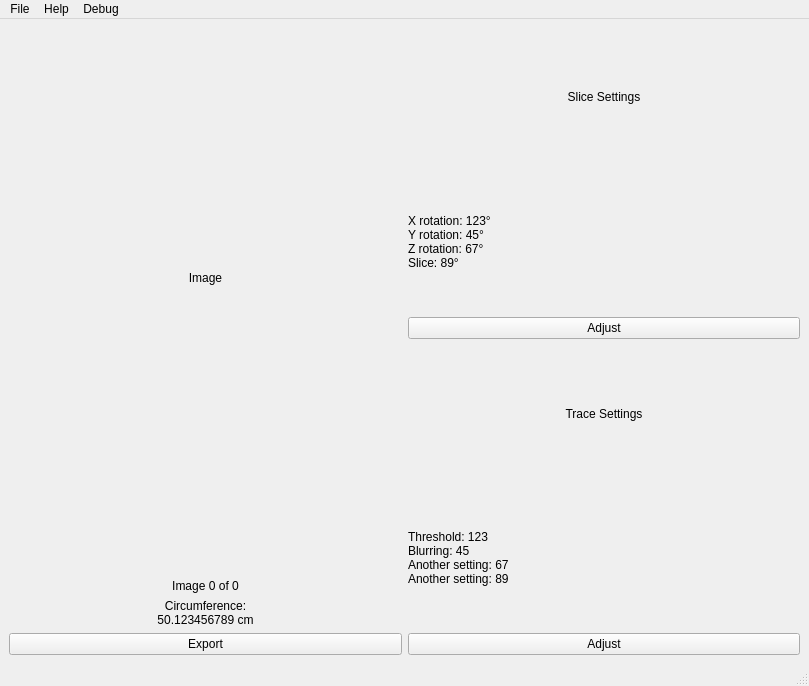
<?xml version="1.0" encoding="UTF-8"?>
<ui version="4.0">
 <class>MainWindow</class>
 <widget class="QMainWindow" name="MainWindow">
  <property name="geometry">
   <rect>
    <x>0</x>
    <y>0</y>
    <width>809</width>
    <height>686</height>
   </rect>
  </property>
  <property name="windowTitle">
   <string>MainWindow</string>
  </property>
  <widget class="QWidget" name="centralwidget">
   <layout class="QHBoxLayout" name="horizontalLayout">
    <item>
     <layout class="QVBoxLayout" name="verticalLayout">
      <item>
       <widget class="QLabel" name="image">
        <property name="minimumSize">
         <size>
          <width>0</width>
          <height>500</height>
         </size>
        </property>
        <property name="text">
         <string>Image</string>
        </property>
        <property name="scaledContents">
         <bool>true</bool>
        </property>
        <property name="alignment">
         <set>Qt::AlignCenter</set>
        </property>
       </widget>
      </item>
      <item>
       <spacer name="vertical_spacer">
        <property name="orientation">
         <enum>Qt::Vertical</enum>
        </property>
        <property name="sizeHint" stdset="0">
         <size>
          <width>20</width>
          <height>40</height>
         </size>
        </property>
       </spacer>
      </item>
      <item>
       <widget class="QLabel" name="image_num_label">
        <property name="text">
         <string>Image 0 of 0</string>
        </property>
        <property name="alignment">
         <set>Qt::AlignCenter</set>
        </property>
       </widget>
      </item>
      <item>
       <widget class="QLabel" name="circumference_label">
        <property name="text">
         <string>Circumference:
50.123456789 cm</string>
        </property>
        <property name="alignment">
         <set>Qt::AlignCenter</set>
        </property>
       </widget>
      </item>
      <item>
       <widget class="QPushButton" name="export_button">
        <property name="cursor">
         <cursorShape>ArrowCursor</cursorShape>
        </property>
        <property name="toolTip">
         <string>Export data as CSV.</string>
        </property>
        <property name="statusTip">
         <string>Export data as CSV.</string>
        </property>
        <property name="text">
         <string>Export</string>
        </property>
       </widget>
      </item>
     </layout>
    </item>
    <item>
     <layout class="QVBoxLayout" name="verticalLayout_2">
      <item>
       <widget class="QLabel" name="slice_settings_label">
        <property name="text">
         <string>Slice Settings</string>
        </property>
        <property name="alignment">
         <set>Qt::AlignCenter</set>
        </property>
       </widget>
      </item>
      <item>
       <widget class="QLabel" name="slice_settings_text">
        <property name="statusTip">
         <string>Slice settings selected from main window.</string>
        </property>
        <property name="text">
         <string>X rotation: 123°
Y rotation: 45°
Z rotation: 67°
Slice: 89°</string>
        </property>
       </widget>
      </item>
      <item>
       <widget class="QPushButton" name="adjust_slice_button">
        <property name="cursor">
         <cursorShape>ArrowCursor</cursorShape>
        </property>
        <property name="toolTip">
         <string>Go back to main window to adjust image settings.</string>
        </property>
        <property name="statusTip">
         <string>Go back to main window to adjust image settings.</string>
        </property>
        <property name="text">
         <string>Adjust</string>
        </property>
       </widget>
      </item>
      <item>
       <widget class="QLabel" name="trace_settings_label">
        <property name="text">
         <string>Trace Settings</string>
        </property>
        <property name="alignment">
         <set>Qt::AlignCenter</set>
        </property>
       </widget>
      </item>
      <item>
       <widget class="QLabel" name="trace_settings_text">
        <property name="text">
         <string>Threshold: 123
Blurring: 45
Another setting: 67
Another setting: 89</string>
        </property>
       </widget>
      </item>
      <item>
       <widget class="QPushButton" name="adjust_trace_button">
        <property name="cursor">
         <cursorShape>ArrowCursor</cursorShape>
        </property>
        <property name="toolTip">
         <string>Adjust trace settings.</string>
        </property>
        <property name="statusTip">
         <string>Adjust trace settings.</string>
        </property>
        <property name="text">
         <string>Adjust</string>
        </property>
       </widget>
      </item>
     </layout>
    </item>
   </layout>
  </widget>
  <widget class="QMenuBar" name="menubar">
   <property name="geometry">
    <rect>
     <x>0</x>
     <y>0</y>
     <width>809</width>
     <height>24</height>
    </rect>
   </property>
   <property name="nativeMenuBar">
    <bool>false</bool>
   </property>
   <widget class="QMenu" name="menu_file">
    <property name="title">
     <string>File</string>
    </property>
    <widget class="QMenu" name="action_export">
     <property name="toolTip">
      <string extracomment="Export slice data to CSV or to image format.">Export image data as CSV or export the image.</string>
     </property>
     <property name="statusTip">
      <string extracomment="Export slice data to CSV or to image format.">Export image data as CSV or export the image.</string>
     </property>
     <property name="title">
      <string>Export</string>
     </property>
     <addaction name="action_export_csv"/>
     <addaction name="separator"/>
     <addaction name="action_export_png"/>
     <addaction name="action_export_jpg"/>
     <addaction name="action_export_bmp"/>
     <addaction name="action_export_ppm"/>
     <addaction name="action_export_xbm"/>
     <addaction name="action_export_xpm"/>
    </widget>
    <addaction name="action_open"/>
    <addaction name="action_add_images"/>
    <addaction name="action_remove_image"/>
    <addaction name="action_export"/>
    <addaction name="action_exit"/>
   </widget>
   <widget class="QMenu" name="menu_help">
    <property name="title">
     <string>Help</string>
    </property>
    <addaction name="action_github"/>
    <addaction name="action_documentation"/>
   </widget>
   <widget class="QMenu" name="menu_debug">
    <property name="toolTip">
     <string>Tools for debugging.</string>
    </property>
    <property name="statusTip">
     <string>Tools for debugging.</string>
    </property>
    <property name="title">
     <string>Debug</string>
    </property>
    <addaction name="action_print_metadata"/>
    <addaction name="action_print_dimensions"/>
    <addaction name="action_print_properties"/>
   </widget>
   <addaction name="menu_file"/>
   <addaction name="menu_help"/>
   <addaction name="menu_debug"/>
  </widget>
  <widget class="QStatusBar" name="statusbar"/>
  <action name="action_open">
   <property name="enabled">
    <bool>false</bool>
   </property>
   <property name="text">
    <string>Open</string>
   </property>
   <property name="toolTip">
    <string extracomment="Select image(s) to be opened.">Select image(s) to be opened.</string>
   </property>
   <property name="statusTip">
    <string>Select image(s) to be opened.</string>
   </property>
   <property name="shortcut">
    <string>Ctrl+O</string>
   </property>
  </action>
  <action name="action_documentation">
   <property name="text">
    <string>Documentation</string>
   </property>
   <property name="toolTip">
    <string>Open documentation website in web browser.</string>
   </property>
   <property name="statusTip">
    <string>Open documentation website in web browser.</string>
   </property>
   <property name="shortcut">
    <string>Ctrl+D</string>
   </property>
  </action>
  <action name="action_exit">
   <property name="text">
    <string>Exit</string>
   </property>
   <property name="statusTip">
    <string>Exit.</string>
   </property>
   <property name="shortcut">
    <string>Ctrl+W</string>
   </property>
  </action>
  <action name="action_add_images">
   <property name="enabled">
    <bool>false</bool>
   </property>
   <property name="text">
    <string>Add Images</string>
   </property>
   <property name="toolTip">
    <string extracomment="Add images.">Add image(s) to the end of the list. No duplicates.</string>
   </property>
   <property name="statusTip">
    <string>Add image(s) to the end of the list. No duplicates.</string>
   </property>
   <property name="shortcut">
    <string>Ctrl+A</string>
   </property>
  </action>
  <action name="action_remove_image">
   <property name="enabled">
    <bool>false</bool>
   </property>
   <property name="text">
    <string>Remove Image</string>
   </property>
   <property name="toolTip">
    <string extracomment="Remove currently loaded image from the list. Does not delete the file from disk.">Remove currently displayed image from the list. Does not delete the file from disk.</string>
   </property>
   <property name="statusTip">
    <string extracomment="Remove images.">Remove currently displayed image from the list. Does not delete the file from disk.</string>
   </property>
   <property name="shortcut">
    <string>Ctrl+R</string>
   </property>
  </action>
  <action name="action_export_csv">
   <property name="text">
    <string>CSV</string>
   </property>
   <property name="toolTip">
    <string extracomment="Export slice data to CSV.">Export image data as CSV.</string>
   </property>
   <property name="statusTip">
    <string extracomment="Export slice data to CSV.">Export image data as CSV.</string>
   </property>
   <property name="shortcut">
    <string>Ctrl+E, Ctrl+C</string>
   </property>
  </action>
  <action name="action_export_png">
   <property name="text">
    <string>PNG</string>
   </property>
   <property name="toolTip">
    <string extracomment="Export slice as PNG.">Export slice as PNG.</string>
   </property>
   <property name="statusTip">
    <string extracomment="Export slice as PNG.">Export slice as PNG.</string>
   </property>
   <property name="shortcut">
    <string>Ctrl+E, Ctrl+P</string>
   </property>
  </action>
  <action name="action_export_jpg">
   <property name="text">
    <string>JPG</string>
   </property>
   <property name="toolTip">
    <string extracomment="Export slice as JPG.">Export slice as JPG.</string>
   </property>
   <property name="statusTip">
    <string extracomment="Export slice as JPG.">Export slice as JPG.</string>
   </property>
   <property name="shortcut">
    <string>Ctrl+E, Ctrl+J</string>
   </property>
  </action>
  <action name="action_export_bmp">
   <property name="text">
    <string>BMP</string>
   </property>
   <property name="toolTip">
    <string extracomment="Export slice as BMP.">Export slice as BMP.</string>
   </property>
   <property name="statusTip">
    <string extracomment="Export slice as BMP.">Export slice as BMP.</string>
   </property>
   <property name="shortcut">
    <string>Ctrl+E, Ctrl+B</string>
   </property>
  </action>
  <action name="action_export_ppm">
   <property name="text">
    <string>PPM</string>
   </property>
   <property name="toolTip">
    <string extracomment="Export slice as PPM.">Export slice as PPM.</string>
   </property>
   <property name="statusTip">
    <string extracomment="Export slice as PPM.">Export slice as PPM.</string>
   </property>
  </action>
  <action name="action_export_xbm">
   <property name="text">
    <string>XBM</string>
   </property>
   <property name="toolTip">
    <string extracomment="Export slice as XBM.">Export slice as XBM.</string>
   </property>
   <property name="statusTip">
    <string extracomment="Export slice as XBM.">Export slice as XBM.</string>
   </property>
  </action>
  <action name="action_export_xpm">
   <property name="text">
    <string>XPM</string>
   </property>
   <property name="toolTip">
    <string extracomment="Export slice as XPM.">Export slice as XPM.</string>
   </property>
   <property name="statusTip">
    <string extracomment="Export slice as XPM.">Export slice as XPM.</string>
   </property>
  </action>
  <action name="action_github">
   <property name="text">
    <string>GitHub</string>
   </property>
   <property name="toolTip">
    <string>Open GitHub website in web browser.</string>
   </property>
   <property name="statusTip">
    <string>Open GitHub website in web browser.</string>
   </property>
   <property name="shortcut">
    <string>Ctrl+G</string>
   </property>
  </action>
  <action name="action_print_metadata">
   <property name="text">
    <string>Print metadata</string>
   </property>
   <property name="toolTip">
    <string>Print metadata to terminal.</string>
   </property>
   <property name="statusTip">
    <string>Print metadata to terminal.</string>
   </property>
   <property name="shortcut">
    <string>Ctrl+P, Ctrl+M</string>
   </property>
  </action>
  <action name="action_print_dimensions">
   <property name="text">
    <string>Print dimensions</string>
   </property>
   <property name="toolTip">
    <string>Print dimensions of image to terminal.</string>
   </property>
   <property name="statusTip">
    <string>Print dimensions of image to terminal.</string>
   </property>
   <property name="shortcut">
    <string>Ctrl+P, Ctrl+S</string>
   </property>
  </action>
  <action name="action_print_properties">
   <property name="text">
    <string>Print properties</string>
   </property>
   <property name="toolTip">
    <string>Print properties of the loaded batch.</string>
   </property>
   <property name="statusTip">
    <string>Print properties of the loaded batch.</string>
   </property>
   <property name="shortcut">
    <string>Ctrl+T</string>
   </property>
  </action>
 </widget>
 <resources/>
 <connections/>
</ui>
